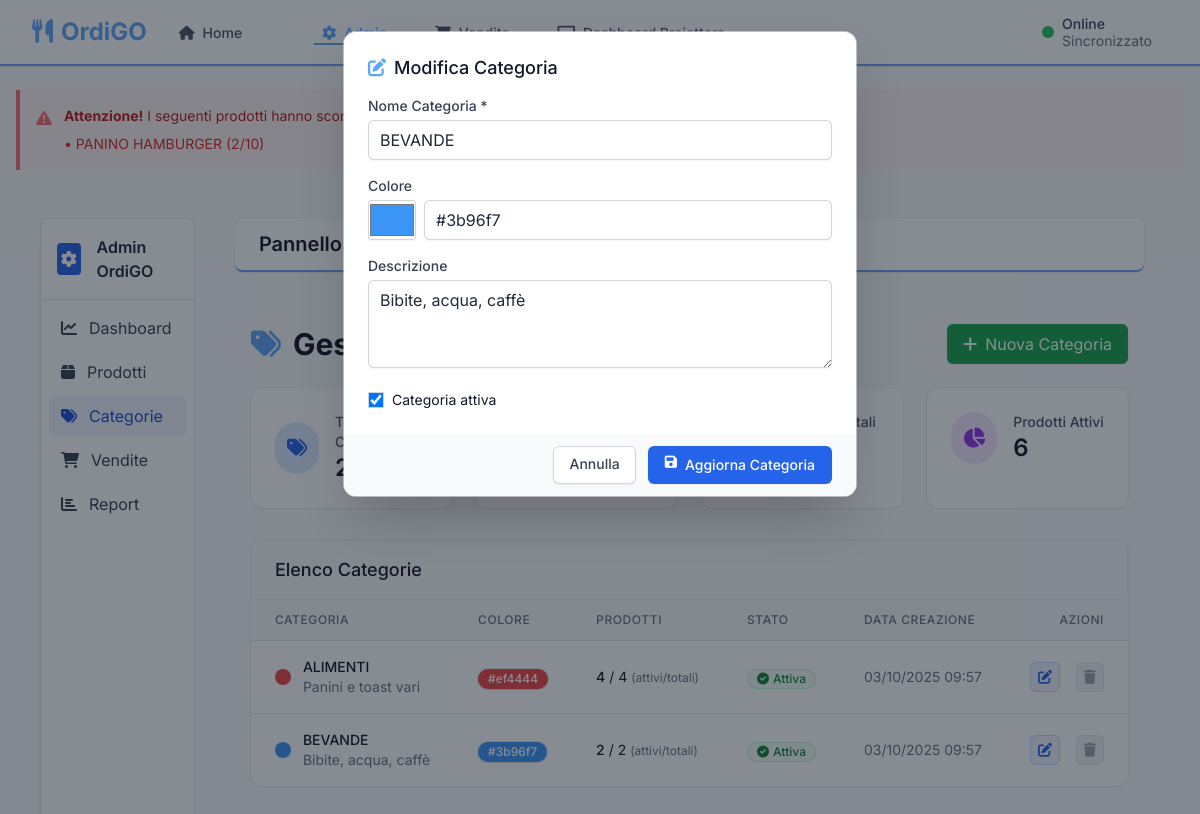
/index.php?route=admin&page=categories&action=edit&id=2, run on the app's committed database.
### tables this page shows
CREATE TABLE products (
            id INTEGER PRIMARY KEY AUTOINCREMENT,
            name VARCHAR(200) NOT NULL,
            description TEXT,
            purchase_price DECIMAL(10,2) NOT NULL,
            category_id INTEGER,
            stock_quantity INTEGER DEFAULT 0,
            min_stock_level INTEGER DEFAULT 5,
            image_url VARCHAR(500),
            active BOOLEAN DEFAULT 1,
            created_at DATETIME DEFAULT CURRENT_TIMESTAMP,
            updated_at DATETIME DEFAULT CURRENT_TIMESTAMP, selling_price DECIMAL(10,2) DEFAULT 0,
            FOREIGN KEY (category_id) REFERENCES categories(id) ON DELETE SET NULL
        );

CREATE TABLE categories (
            id INTEGER PRIMARY KEY AUTOINCREMENT,
            name VARCHAR(100) NOT NULL UNIQUE,
            description TEXT,
            color VARCHAR(7) DEFAULT '#3B82F6',
            icon VARCHAR(50) DEFAULT 'tag',
            active BOOLEAN DEFAULT 1,
            created_at DATETIME DEFAULT CURRENT_TIMESTAMP,
            updated_at DATETIME DEFAULT CURRENT_TIMESTAMP
        );

### admin/categories.php (the view, shortened to what the rows shown need)
<?php
$db = Database::getInstance();
$action = $_POST['action'] ?? $_GET['action'] ?? '';
$stmt = $db->query("
    SELECT c.id, c.name, c.description, c.color as color_hex, c.active, c.created_at,
           COUNT(DISTINCT p_active.id) as active_products,
           COUNT(DISTINCT p_all.id) as product_count
    FROM categories c
    LEFT JOIN products p_active ON c.id = p_active.category_id AND p_active.active = 1
    LEFT JOIN products p_all ON c.id = p_all.category_id
    GROUP BY c.id, c.name, c.description, c.color, c.active, c.created_at
    ORDER BY c.name
");
$categories = $stmt->fetchAll();
$edit_category = null;
if ($action === 'edit' && isset($_GET['id'])) {
    $stmt = $db->query("SELECT * FROM categories WHERE id = ?", [$_GET['id']]);
    $edit_category = $stmt->fetch();
}
?>
<div class="container mx-auto px-4 py-6">
    <div class="flex justify-between items-center mb-6">
        <h1 class="text-3xl font-bold text-gray-900">
            <i class="fas fa-tags mr-3 text-primary"></i>Gestione Categorie
        </h1>
    </div>
    <div class="bg-white rounded-xl shadow-sm ring-1 ring-gray-200/60 overflow-hidden">
        <div class="overflow-x-auto">
            <table class="min-w-full divide-y divide-gray-200">
                <thead class="bg-gray-50">
                    <tr>
                        <th class="px-6 py-3 text-left text-xs font-medium text-gray-500 uppercase tracking-wider">Categoria</th>
                        <th class="px-6 py-3 text-left text-xs font-medium text-gray-500 uppercase tracking-wider">Colore</th>
                        <th class="px-6 py-3 text-left text-xs font-medium text-gray-500 uppercase tracking-wider">Prodotti</th>
                        <th class="px-6 py-3 text-left text-xs font-medium text-gray-500 uppercase tracking-wider">Stato</th>
                        <th class="px-6 py-3 text-left text-xs font-medium text-gray-500 uppercase tracking-wider">Data Creazione</th>
                        <th class="px-6 py-3 text-right text-xs font-medium text-gray-500 uppercase tracking-wider">Azioni</th>
                    </tr>
                </thead>
                <tbody class="bg-white divide-y divide-gray-200">
                    <?php foreach ($categories as $category): ?>
                        <tr class="hover:bg-gray-50 transition">
                            <td class="px-6 py-4 whitespace-nowrap">
                                <div class="flex items-center">
                                    <div class="w-4 h-4 rounded-full mr-3" style="background-color: <?= htmlspecialchars($category['color_hex'] ?? '#3B82F6') ?>"></div>
                                    <div>
                                        <div class="text-sm font-medium text-gray-900"><?= htmlspecialchars($category['name'] ?? '') ?></div>
                                        <?php if (!empty($category['description'])): ?>
                                            <div class="text-sm text-gray-500"><?= htmlspecialchars($category['description']) ?></div>
                                        <?php endif; ?>
                                    </div>
                                </div>
                            </td>
                            <td class="px-6 py-4 whitespace-nowrap">
                                <span class="inline-flex items-center px-2.5 py-0.5 rounded-full text-xs font-medium text-white ring-1 ring-black/10 shadow-sm" style="background-color: <?= htmlspecialchars($category['color_hex'] ?? '#3B82F6') ?>">
                                    <?= htmlspecialchars($category['color_hex'] ?? '#3B82F6') ?>
                                </span>
                            </td>
                            <td class="px-6 py-4 whitespace-nowrap text-sm text-gray-900">
                                <span class="font-medium"><?= $category['active_products'] ?></span> / <?= $category['product_count'] ?>
                                <span class="text-gray-500 text-xs">(attivi/totali)</span>
                            </td>
                            <td class="px-6 py-4 whitespace-nowrap">
                                <?php if ($category['active']): ?>
                                    <span class="inline-flex items-center px-2.5 py-0.5 rounded-full text-xs font-medium bg-green-50 text-green-700 ring-1 ring-inset ring-green-200">
                                        <i class="fas fa-check-circle mr-1"></i>Attiva
                                    </span>
                                <?php else: ?>
                                    <span class="inline-flex items-center px-2.5 py-0.5 rounded-full text-xs font-medium bg-red-50 text-red-700 ring-1 ring-inset ring-red-200">
                                        <i class="fas fa-times-circle mr-1"></i>Inattiva
                                    </span>
                                <?php endif; ?>
                            </td>
                            <td class="px-6 py-4 whitespace-nowrap text-sm text-gray-500">
                                <?= date('d/m/Y H:i', strtotime($category['created_at'])) ?>
                            </td>
                            <td class="px-6 py-4 whitespace-nowrap text-right text-sm font-medium">
                <a href="?route=admin&page=categories&action=edit&id=<?= $category['id'] ?>"
                                   class="inline-flex items-center p-2 rounded-md bg-blue-50 text-blue-600 hover:bg-blue-100 mr-3 ring-1 ring-inset ring-blue-200 transition-colors duration-150">
                                    <i class="fas fa-edit"></i>
                                </a>
                                <?php if ($category['active_products'] == 0): ?>
                <a href="?route=admin&page=categories&action=delete&id=<?= $category['id'] ?>"
                                       onclick="return confirm('Sei sicuro di voler eliminare questa categoria?')"
                                       class="inline-flex items-center p-2 rounded-md bg-red-50 text-red-600 hover:bg-red-100 ring-1 ring-inset ring-red-200 transition-colors duration-150">
                                        <i class="fas fa-trash"></i>
                                    </a>
                                <?php else: ?>
                                    <span class="inline-flex items-center p-2 rounded-md bg-gray-100 text-gray-400 ring-1 ring-inset ring-gray-200 transition-colors duration-150" title="Impossibile eliminare: categoria con prodotti attivi associati">
                                        <i class="fas fa-trash"></i>
                                    </span>
                                <?php endif; ?>
                            </td>
                        </tr>
                    <?php endforeach; ?>
                </tbody>
            </table>
        </div>
    </div>
</div>
<?php if ($edit_category): ?>
<div id="editCategoryModal" class="fixed inset-0 bg-gray-900 bg-opacity-50 z-50" role="dialog" aria-modal="true" aria-labelledby="editCategoryTitle">
    <div class="flex items-center justify-center min-h-screen pt-4 px-4 pb-20 text-center sm:block sm:p-0">
        <div class="inline-block align-bottom bg-white rounded-xl ring-1 ring-gray-200/60 text-left overflow-hidden shadow-2xl transform transition-all my-8 sm:my-8 sm:align-middle w-full max-w-md sm:max-w-lg mx-4 sm:mx-0">
            <form method="POST" action="?route=admin&page=categories&action=edit">
                <div class="bg-white px-4 sm:px-6 py-5 sm:py-6">
                    <div class="sm:flex sm:items-start">
                        <div class="mt-3 text-center sm:mt-0 sm:text-left w-full">
                            <h3 id="editCategoryTitle" class="text-lg leading-6 font-medium text-gray-900 mb-4">
                                <i class="fas fa-edit mr-2 text-primary"></i>Modifica Categoria
                            </h3>
                            <div class="space-y-4">
                                <div>
                                    <label class="block text-sm font-medium text-gray-700 mb-1">Nome Categoria *</label>
                                    <input type="text" name="name" value="<?= htmlspecialchars($edit_category['name']) ?>" required
                                           class="w-full px-3 py-2 rounded-md shadow-sm ring-1 ring-inset ring-gray-300 focus:outline-none focus:ring-2 focus:ring-blue-500">
                                </div>
                                <div>
                                    <label class="block text-sm font-medium text-gray-700 mb-1">Colore</label>
                                    <div class="flex items-center space-x-2">
                                        <input type="color" name="color_hex" value="<?= htmlspecialchars($edit_category['color'] ?? '#3B82F6') ?>"
                                               class="w-12 h-10 rounded cursor-pointer shadow-sm ring-1 ring-inset ring-gray-300">
                                        <input type="text" name="color_hex_text" value="<?= htmlspecialchars($edit_category['color'] ?? '#3B82F6') ?>"
                                               class="flex-1 px-3 py-2 rounded-md shadow-sm ring-1 ring-inset ring-gray-300 focus:outline-none focus:ring-2 focus:ring-blue-500">
                                    </div>
                                </div>
                                <div>
                                    <label class="block text-sm font-medium text-gray-700 mb-1">Descrizione</label>
                                    <textarea name="description" rows="3"
                                              class="w-full px-3 py-2 rounded-md shadow-sm ring-1 ring-inset ring-gray-300 focus:outline-none focus:ring-2 focus:ring-blue-500"><?= htmlspecialchars($edit_category['description'] ?? '') ?></textarea>
                                </div>
                                <div class="flex items-center">
                                    <input type="checkbox" name="active" <?= $edit_category['active'] ? 'checked' : '' ?>
                                           class="h-4 w-4 text-primary focus:ring-primary ring-1 ring-inset ring-gray-300 rounded">
                                    <label class="ml-2 block text-sm text-gray-900">Categoria attiva</label>
                                </div>
                            </div>
                        </div>
                    </div>
                </div>
                <div class="bg-gray-50 px-4 py-3 sm:px-6 sm:flex sm:flex-row-reverse">
                    <button type="submit" class="w-full inline-flex justify-center rounded-md border border-transparent shadow-sm px-4 py-2 bg-blue-600 text-base font-medium text-white hover:bg-blue-700 focus:outline-none focus:ring-2 focus:ring-offset-2 focus:ring-blue-600 sm:ml-3 sm:w-auto sm:text-sm">
                        <i class="fas fa-save mr-2"></i>Aggiorna Categoria
                    </button>
                <a href="?route=admin&page=categories" class="mt-3 w-full inline-flex justify-center rounded-md ring-1 ring-inset ring-gray-300 shadow-sm px-4 py-2 bg-white text-base font-medium text-gray-700 hover:bg-gray-50 focus:outline-none focus:ring-2 focus:ring-offset-2 focus:ring-blue-600 sm:mt-0 sm:ml-3 sm:w-auto sm:text-sm">
                        Annulla
                    </a>
                </div>
            </form>
        </div>
    </div>
</div>
<?php endif; ?>

### templates/header.php (shortened to what the rows shown need)
<!DOCTYPE html>
<html lang="it">
<head>
    <?php
        $twPath = __DIR__ . '/../assets/tailwind.css';
        $twVer = file_exists($twPath) ? filemtime($twPath) : time();
    ?>
    <link rel="stylesheet" href="<?= asset_path('assets/tailwind.css') . '?v=' . $twVer ?>">
    <script src="https://cdn.tailwindcss.com"></script>
    <link rel="stylesheet" href="https://cdnjs.cloudflare.com/ajax/libs/font-awesome/6.0.0/css/all.min.css">
</head>
<body class="bg-gray-50 min-h-screen text-gray-800 font-sans">
    <nav class="bg-white/90 backdrop-blur-md shadow-sm ring-1 ring-gray-200/60" x-data="{ mobileOpen: false }" @keydown.escape="mobileOpen = false" style="border-bottom: 2px solid #60a5fa;">
        <div class="max-w-7xl mx-auto px-4 sm:px-6 lg:px-8">
            <div class="flex justify-between h-16">
                <div class="flex items-center">
                    <div class="flex-shrink-0">
                        <h1 class="text-2xl font-bold text-primary">
                            <i class="fas fa-utensils mr-2"></i>OrdiGO
                        </h1>
                    </div>
                </div>
            </div>
        </div>
    </nav>
    <main class="<?= ($route == 'admin') ? 'py-6 px-4' : 'max-w-7xl mx-auto py-6 sm:px-6 lg:px-8' ?>">
        <?php
        try {
            $db = getDB();
            $stmt = $db->query("
                SELECT name, stock_quantity, min_stock_level
                FROM products
                WHERE stock_quantity <= min_stock_level AND active = 1
            ");
            $scorte_basse = $stmt->fetchAll();
            if (!empty($scorte_basse)): ?>
                <div class="mb-6 bg-red-50 border-l-4 border-red-400 p-4">
                    <div class="flex">
                        <div class="ml-3">
                            <ul class="mt-2 text-sm text-red-600">
                                <?php foreach ($scorte_basse as $prodotto): ?>
                                    <li>• <?= htmlspecialchars($prodotto['name']) ?> (<?= $prodotto['stock_quantity'] ?>/<?= $prodotto['min_stock_level'] ?>)</li>
                                <?php endforeach; ?>
                            </ul>
                        </div>
                    </div>
                </div>
            <?php endif;
        } catch (Exception $e) {
        }
        ?>

### data on the page
products: name "PANINO HAMBURGER", stock_quantity "2", min_stock_level "10"
categories: name "ALIMENTI", description "Panini e toast vari", color "#ef4444", active_products "4", product_count "4", active True (drawn), created_at "03/10/2025 09:57"
categories: name "BEVANDE", description "Bibite, acqua, caffè", color "#3b96f7", active_products "2", product_count "2", shows "Attiva", created_at "03/10/2025 09:57", color_hex "#3b96f7", color_hex_text "#3b96f7", active "☑"

### other printed values
count($categories) "2"
array_sum(array_column($categories, 'active_products')) "6"
